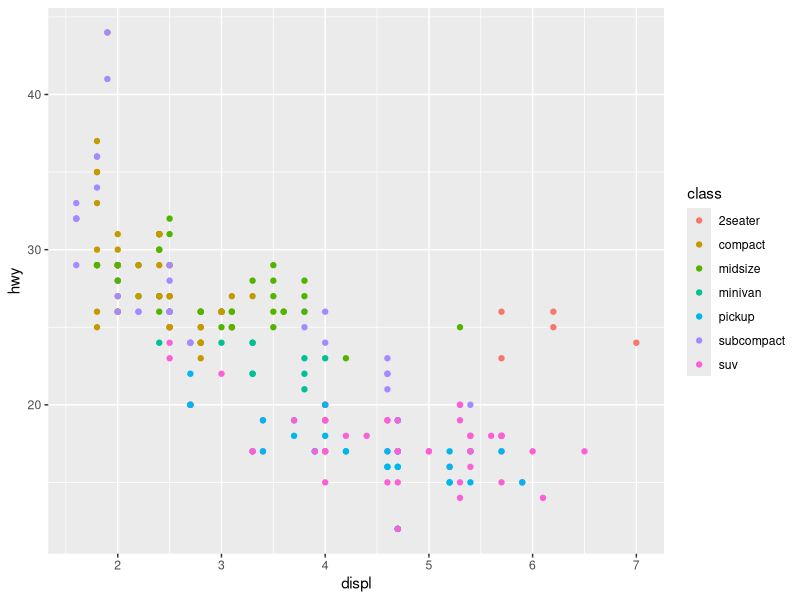
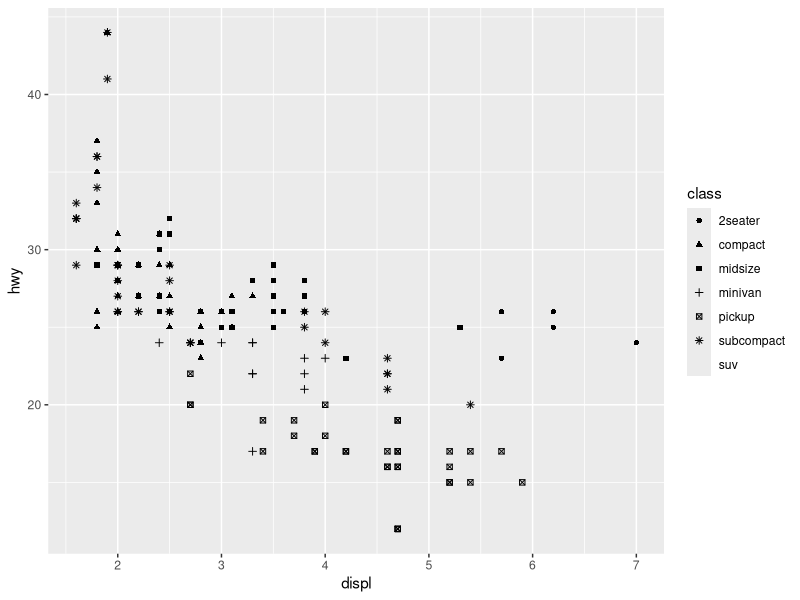
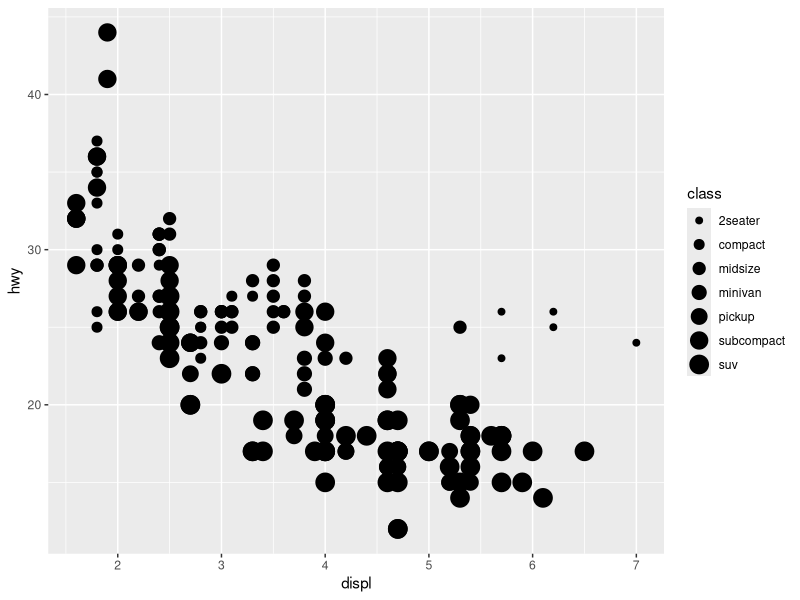
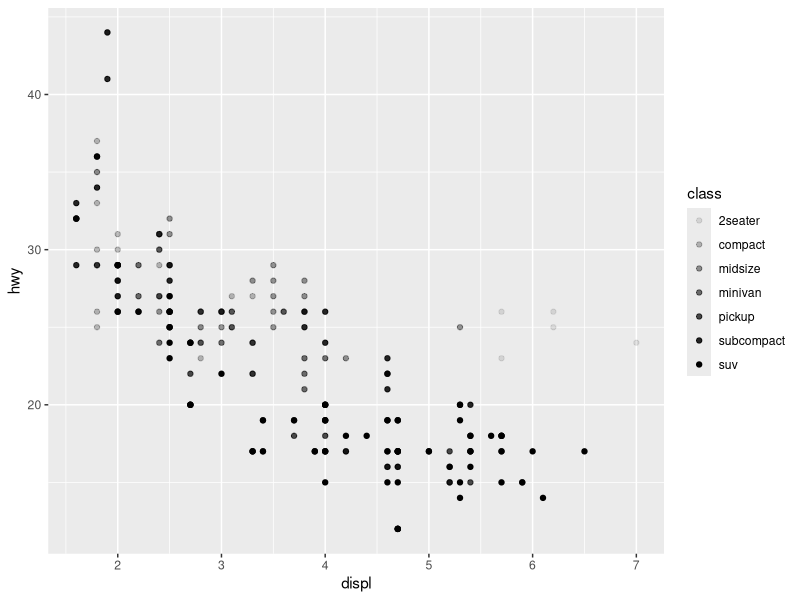
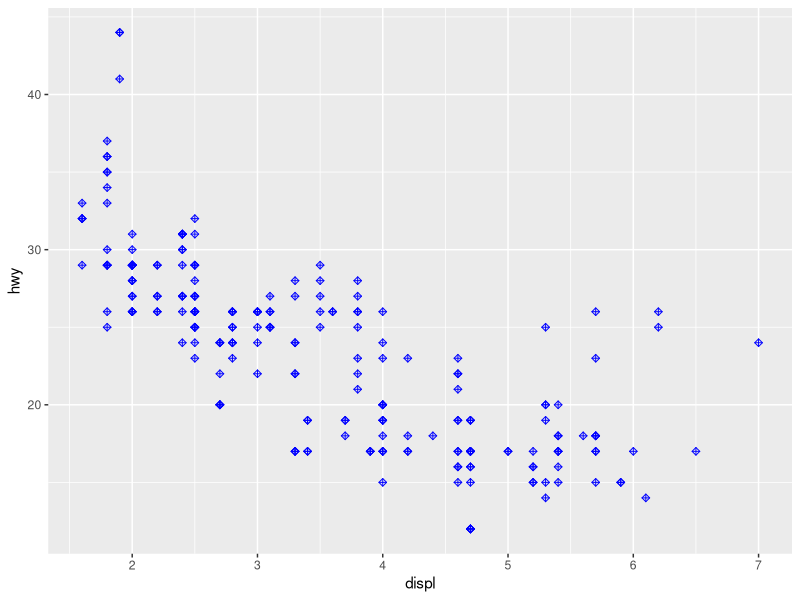
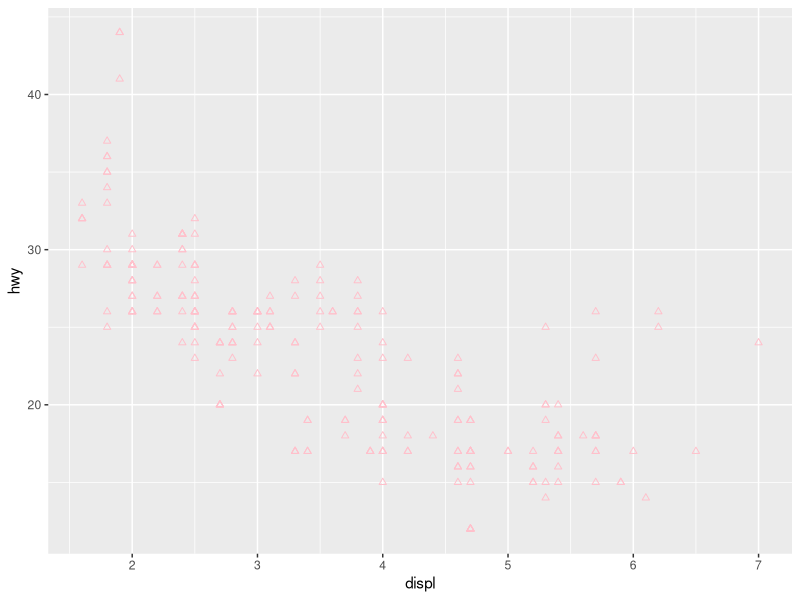
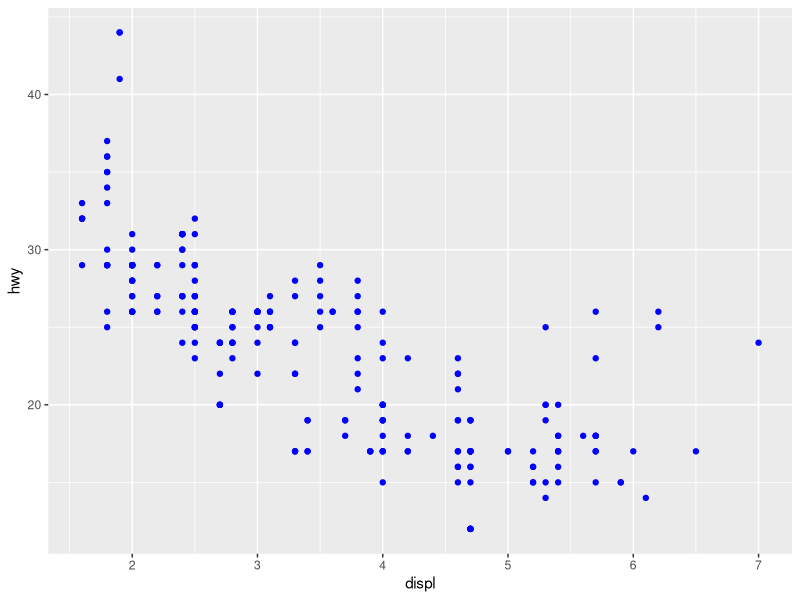
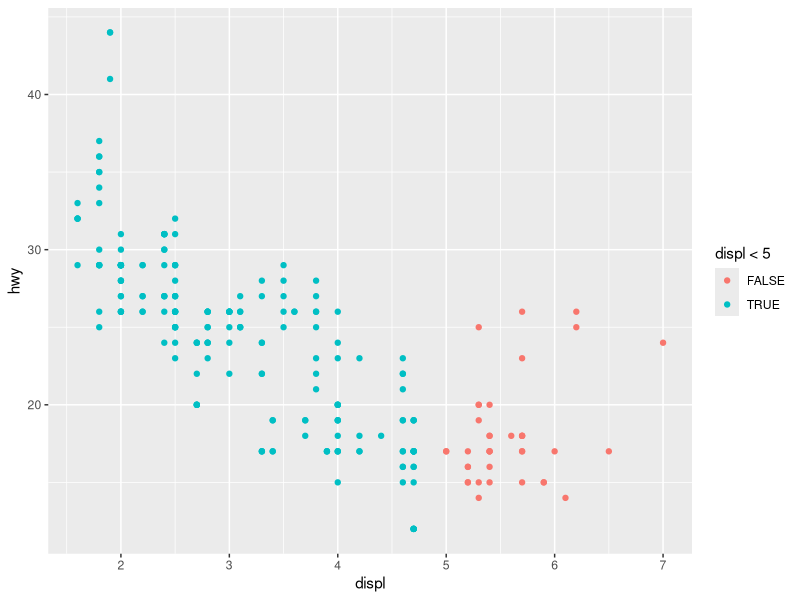

Write the R code that produced these figures, in order. (Note: this script raises an error after producing the figures.)
library(tidyverse)

# 9.2
mpg
ggplot(mpg, aes(x = displ, y = hwy, color = class)) +
  geom_point()

ggplot(mpg, aes(x = displ, y = hwy, shape = class)) +
  geom_point()

ggplot(mpg, aes(x = displ, y = hwy, size = class)) +
  geom_point()

ggplot(mpg, aes(x = displ, y = hwy, alpha = class)) +
  geom_point()

ggplot(mpg, aes(x = displ, y = hwy)) +
  geom_point(color = "blue", shape = 9)

# exercises
ggplot(mpg, aes(x = displ, y = hwy)) +
  geom_point(color = "pink", shape = 24)

ggplot(mpg) +
  geom_point(aes(x = displ, y = hwy), color = "blue")

ggplot(mpg, aes(x = displ, y = hwy, color = displ < 5)) +
  geom_point()

# 9.3
ggplot(mpg, aes(x = displ, y = hwy)) +
  geom_point()

ggplot(mpg, aes(x = displ, y = hwy)) +
  geom_smooth()

ggplot(mpg, aes(x = displ, y = hwy, shape = drv)) +
  geom_smooth()

ggplot(mpg, aes(x = displ, y = hwy, linetype = drv)) +
  geom_smooth()

ggplot(mpg, aes(x = displ, y = hwy, color = drv)) +
  geom_point() +
  geom_smooth(aes(linetype = drv))

ggplot(mpg, aes(x = displ, y = hwy)) +
  geom_smooth()

ggplot(mpg, aes(x = displ, y = hwy)) +
  geom_smooth(aes(group = drv))

ggplot(mpg, aes(x = displ, y = hwy)) +
  geom_smooth(aes(color = drv), show.legend = TRUE)

ggplot(mpg, aes(x = displ, y = hwy)) +
  geom_point(aes(color = class)) +
  geom_smooth()

ggplot(mpg, aes(x = displ, y = hwy)) +
  geom_point() +
  geom_point(data = mpg |> filter(class == "2seater"),
             color = "red") +
  geom_point(
    data = mpg |> filter(class == "2seater"),
    shape = "circle open",
    size = 3,
    color = "red"
  )

ggplot(mpg, aes(x = hwy)) +
  geom_histogram(binwidth = 2)

ggplot(mpg, aes(x = hwy)) +
  geom_density()

ggplot(mpg, aes(x = hwy)) +
  geom_boxplot()

library(ggridges)
ggplot(mpg, aes(
  x = hwy,
  y = drv,
  fill = drv,
  color = drv
)) +
  geom_density_ridges(alpha = 0.5, show.legend = FALSE)

# exercises
ggplot(mpg, aes(x = displ, y = hwy)) +
  geom_area(aes(color = drv))

ggplot(mpg, aes(x = displ, y = hwy)) +
  geom_point() +
  geom_smooth(aes(group = drv), method = "loess", se = F)

ggplot(mpg, aes(x = displ, y = hwy), ) +
  geom_point(aes(color = drv)) +
  geom_smooth(
    aes(group = drv, color = drv),
    method = "loess",
    se = F,
    show.legend = T
  )

# 9.4
ggplot(mpg, aes(x = displ, y = hwy)) +
  geom_point() +
  facet_wrap(~ cyl)

ggplot(mpg, aes(x = displ, y = hwy)) +
  geom_point() +
  facet_grid(drv ~ cyl)

ggplot(mpg, aes(x = displ, y = hwy)) +
  geom_point() +
  facet_grid(drv ~ cyl, scales = "free")

# exercises
ggplot(mpg, aes(x = displ, y = hwy)) +
  geom_point() +
  facet_wrap(~ cty)

ggplot(mpg) +
  geom_point(aes(x = drv, y = cyl))

ggplot(mpg) +
  geom_point(aes(x = displ, y = hwy)) +
  facet_grid(drv ~ .)

ggplot(mpg) +
  geom_point(aes(x = displ, y = hwy)) +
  facet_grid(. ~ cyl)

ggplot(mpg) +
  geom_point(aes(x = displ, y = hwy)) +
  facet_wrap(~ cyl, nrow = 2)

ggplot(mpg, aes(x = displ)) +
  geom_histogram() +
  facet_grid(drv ~ .)

ggplot(mpg, aes(x = displ)) +
  geom_histogram() +
  facet_grid(. ~ drv)

ggplot(mpg) +
  geom_point(aes(x = displ, y = hwy)) +
  facet_grid(drv ~ .)

ggplot(mpg) +
  geom_point(aes(x = displ, y = hwy)) +
  facet_wrap(~ drv, nrow = 3)

# 9.5
ggplot(diamonds, aes(x = cut)) +
  geom_bar()

diamonds |>
  count(cut) |>
  ggplot(aes(x = cut, y = n)) +
  geom_bar(stat = "identity")

ggplot(diamonds, aes(x = cut, y = after_stat(prop), group = 1)) +
  geom_bar()

ggplot(diamonds) +
  stat_summary(
    aes(x = cut, y = depth),
    fun.min = min,
    fun.max = max,
    fun = median
  )

# exercises
ggplot(diamonds) +
  geom_pointrange(
    aes(x = cut, y = depth),
    stat = "summary",
    fun.min = min,
    fun.max = max,
    fun = median
  )

ggplot(diamonds, aes(x = cut)) +
  geom_bar()

ggplot(diamonds, aes(x = cut, y = carat)) +
  geom_col()

ggplot(diamonds) +
  stat_smooth(aes(x = carat, y = price), method = "loess", se = F)

ggplot(diamonds, aes(x = cut, y = after_stat(prop), group = 1)) +
  geom_bar()
ggplot(diamonds, aes(
  x = cut,
  fill = color,
  y = after_stat(prop),
  group = 1
)) +
  geom_bar()

# 9.6
ggplot(mpg, aes(x = drv, color = drv)) +
  geom_bar()

ggplot(mpg, aes(x = drv, fill = drv)) +
  geom_bar()

ggplot(mpg, aes(x = drv, fill = class)) +
  geom_bar()

ggplot(mpg, aes(x = drv, fill = class)) +
  geom_bar(alpha = 1 / 5, position = "identity")

ggplot(mpg, aes(x = drv, color = class)) +
  geom_bar(fill = NA, position = "identity")

ggplot(mpg, aes(x = drv, fill = class)) +
  geom_bar(position = "fill")

ggplot(mpg, aes(x = drv, fill = class)) +
  geom_bar(position = "dodge")

ggplot(mpg, aes(x = displ, y = hwy)) +
  geom_point(position = "jitter")

# exercises
ggplot(mpg, aes(x = cty, y = hwy)) +
  geom_jitter(width = 0.3, height = 0.3)

ggplot(mpg, aes(x = cty, y = hwy)) +
  geom_count()

ggplot(mpg, aes(x = displ, y = hwy)) +
  geom_point()
ggplot(mpg, aes(x = displ, y = hwy)) +
  geom_point(position = "identity")

mpg |>
  ggplot(aes(x = hwy)) +
  geom_boxplot(position = "dodge")

# 9.7
nz <- map_data("nz")

ggplot(nz, aes(x = long, y = lat, group = group)) +
  geom_polygon(fill = "white", color = "black")

ggplot(nz, aes(x = long, y = lat, group = group)) +
  geom_polygon(fill = "white", color = "black") +
  coord_quickmap()

bar <- ggplot(data = diamonds) +
  geom_bar(
    mapping = aes(x = clarity, fill = clarity),
    show.legend = FALSE,
    width = 1
  ) +
  theme(aspect.ratio = 1)

bar + coord_flip()
bar + coord_polar()

# exercises
bar2 <- ggplot(mpg, aes(x = drv, fill = drv)) +
  geom_bar()

bar2 + coord_polar()

ggplot(nz, aes(x = long, y = lat, group = group)) +
  geom_polygon(fill = "white", color = "black") +
  coord_map()

ggplot(data = mpg, mapping = aes(x = cty, y = hwy)) +
  geom_point() +
  geom_abline() +
  coord_fixed()
